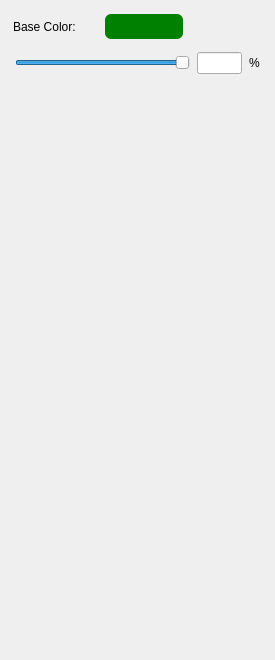
<?xml version="1.0" encoding="UTF-8"?>
<ui version="4.0">
 <class>PointCloudObjectSettingsDialog</class>
 <widget class="QWidget" name="PointCloudObjectSettingsDialog">
  <property name="geometry">
   <rect>
    <x>0</x>
    <y>0</y>
    <width>275</width>
    <height>660</height>
   </rect>
  </property>
  <property name="minimumSize">
   <size>
    <width>275</width>
    <height>320</height>
   </size>
  </property>
  <property name="windowTitle">
   <string>PointCloudObjectSettingsDialogBase</string>
  </property>
  <layout class="QVBoxLayout" name="verticalLayout_3">
   <item>
    <layout class="QHBoxLayout" name="_2">
     <property name="spacing">
      <number>2</number>
     </property>
     <property name="leftMargin">
      <number>2</number>
     </property>
     <property name="topMargin">
      <number>2</number>
     </property>
     <property name="rightMargin">
      <number>2</number>
     </property>
     <property name="bottomMargin">
      <number>2</number>
     </property>
     <item>
      <widget class="QLabel" name="label">
       <property name="minimumSize">
        <size>
         <width>89</width>
         <height>0</height>
        </size>
       </property>
       <property name="text">
        <string>Base Color: </string>
       </property>
      </widget>
     </item>
     <item>
      <widget class="QPushButton" name="changeColorButton">
       <property name="minimumSize">
        <size>
         <width>80</width>
         <height>27</height>
        </size>
       </property>
       <property name="autoFillBackground">
        <bool>false</bool>
       </property>
       <property name="styleSheet">
        <string notr="true">background-color: green; 
border-width: 2px;
border-style: solid;
border-radius: 7;</string>
       </property>
       <property name="text">
        <string/>
       </property>
       <property name="flat">
        <bool>false</bool>
       </property>
      </widget>
     </item>
     <item>
      <spacer name="spacer1">
       <property name="orientation">
        <enum>Qt::Horizontal</enum>
       </property>
       <property name="sizeType">
        <enum>QSizePolicy::MinimumExpanding</enum>
       </property>
       <property name="sizeHint" stdset="0">
        <size>
         <width>16</width>
         <height>16</height>
        </size>
       </property>
      </spacer>
     </item>
    </layout>
   </item>
   <item>
    <layout class="QHBoxLayout" name="_3">
     <property name="spacing">
      <number>7</number>
     </property>
     <property name="leftMargin">
      <number>4</number>
     </property>
     <property name="topMargin">
      <number>4</number>
     </property>
     <property name="rightMargin">
      <number>4</number>
     </property>
     <property name="bottomMargin">
      <number>4</number>
     </property>
     <item>
      <widget class="QSlider" name="opacitySlider">
       <property name="maximum">
        <number>100</number>
       </property>
       <property name="pageStep">
        <number>10</number>
       </property>
       <property name="value">
        <number>100</number>
       </property>
       <property name="orientation">
        <enum>Qt::Horizontal</enum>
       </property>
      </widget>
     </item>
     <item>
      <widget class="QLineEdit" name="opacityEdit">
       <property name="maximumSize">
        <size>
         <width>45</width>
         <height>32767</height>
        </size>
       </property>
       <property name="alignment">
        <set>Qt::AlignLeading</set>
       </property>
      </widget>
     </item>
     <item>
      <widget class="QLabel" name="label_2">
       <property name="text">
        <string>%</string>
       </property>
      </widget>
     </item>
    </layout>
   </item>
   <item>
    <spacer name="verticalSpacer">
     <property name="orientation">
      <enum>Qt::Vertical</enum>
     </property>
     <property name="sizeHint" stdset="0">
      <size>
       <width>269</width>
       <height>42</height>
      </size>
     </property>
    </spacer>
   </item>
  </layout>
 </widget>
 <layoutdefault spacing="6" margin="11"/>
 <resources/>
 <connections/>
</ui>
